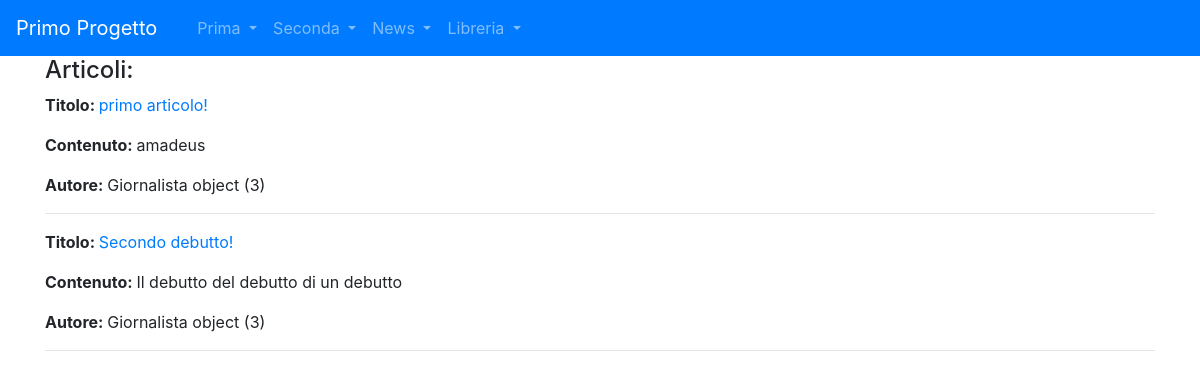
/news/lista_articoli/, run on the app's committed database.
### news/models.py (models this page shows, shortened)
class Articolo (models.Model):
    titolo = models.CharField (max_length = 100)
    contenuto = models.TextField ()
    giornalista = models.ForeignKey (Giornalista, on_delete = models.CASCADE, related_name = "articoli")
    class Meta:
        verbose_name="Articolo"
        verbose_name_plural="Articoli"

class Giornalista (models.Model):
    nome = models.CharField (max_length = 20)
    cognome = models.CharField (max_length = 20)
    class Meta:
        verbose_name="Giornalista"
        verbose_name_plural="Giornalisti"

### news/views.py (the view)
# urls.py: path("lista_articoli/", ArticoloListView.as_view(), name="lista_articoli"),
class ArticoloListView(ListView):
    model=Articolo
    template_name="lista_articoli.html"
    def get_context_data(self, **kwargs):
        context=super().get_context_data(**kwargs)
        context["articoli"]=Articolo.objects.all()
        return context

### news/templates/lista_articoli.html (shortened to what this page needs)
{% extends 'base.html' %}
{% block content %}
    <h4>Articoli:</h4>
    {% for articolo in articoli %}
        <p><strong>Titolo: </strong><a href="/news/articoli/{{ articolo.id }}">{{ articolo.titolo }}</a></p>
        <p><strong>Contenuto: </strong>{{ articolo.contenuto }}</p>
        <p><strong>Autore: </strong>{{ articolo.giornalista }}</p>
        <hr>
    {% endfor %}
{% endblock content %}

### data on the page
Articolo: titolo "primo articolo!", contenuto "amadeus", giornalista "Giornalista object (3)"
Articolo: titolo "Secondo debutto!", contenuto "Il debutto del debutto di un debutto", giornalista "Giornalista object (3)"
